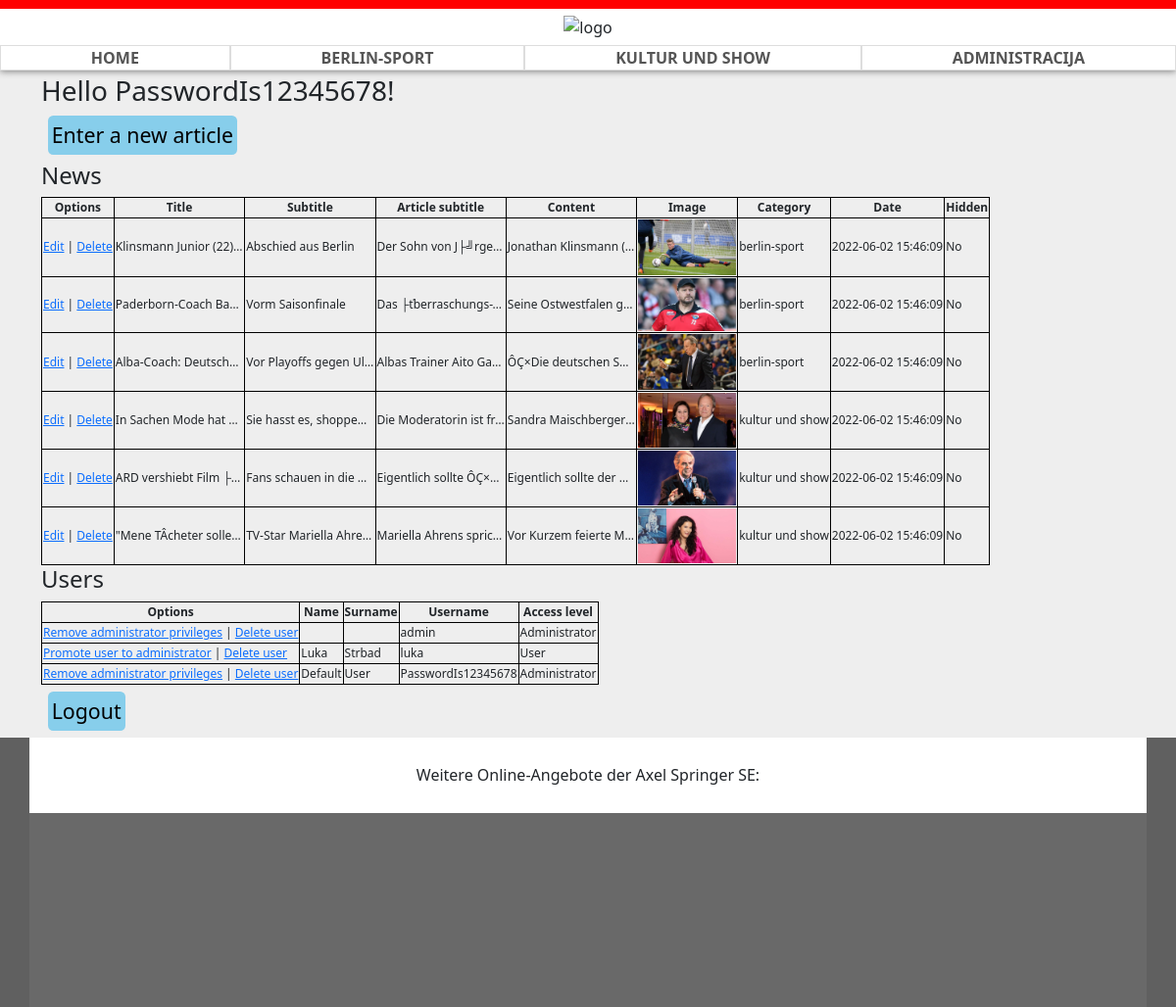
Screenshot of /administracija.php (signed in) with the database file from the repository.
### tables this page shows
CREATE TABLE `category` (
  `id` int(11) NOT NULL,
  `name` varchar(255) NOT NULL
);

CREATE TABLE `news` (
  `id` int(11) NOT NULL,
  `subtitle` varchar(255) NOT NULL,
  `title` varchar(255) NOT NULL,
  `content` mediumtext NOT NULL,
  `article_subtitle` text NOT NULL,
  `img` varchar(255) NOT NULL,
  `category_id` int(11) NOT NULL,
  `hidden` tinyint(1) NOT NULL,
  `creation_date` timestamp NOT NULL DEFAULT current_timestamp()
);

CREATE TABLE `users` (
  `id` int(11) NOT NULL,
  `name` varchar(255) NOT NULL,
  `surname` varchar(255) NOT NULL,
  `username` varchar(255) NOT NULL,
  `password` varchar(255) NOT NULL,
  `access_level` int(11) NOT NULL DEFAULT 1
);

### administracija.php (the view, shortened to what this page needs)
<!DOCTYPE html>
<html lang="de">
<head>
    <link href="https://cdn.jsdelivr.net/npm/bootstrap@5.2.0-beta1/dist/css/bootstrap.min.css" rel="stylesheet">
    <link rel="stylesheet" href="style/shared.css">
    <link rel="stylesheet" href="style/administracija.css">
</head>
<body>
    <?php
    include_once "header.php";
    ?>
    <div class="container">
        <?php
        if (isset($_SESSION["username"]) && isset($_SESSION["access_level"])) {
            if ($_SESSION["access_level"] == 1) {
                echo "<h3>Hello " . $_SESSION["username"] . "! You're not an administrator</h3>";
            } else if ($_SESSION["access_level"] == 0) {
                echo "<h3>Hello " . $_SESSION["username"] . "!</h3>";
                echo '<a href="unos.php" class="button">Enter a new article</a>';
                $query = "SELECT news.*, category.name AS categoryName FROM news INNER JOIN category ON news.category_id = category.id;";
                $result = $dbc->query($query);
                echo "<h4>News</h4>";
                echo "<table id='news'>";
                echo "<tr>";
                echo "<th>Options</th>";
                echo "<th>Title</th>";
                echo "<th>Subtitle</th>";
                echo "<th>Article subtitle</th>";
                echo "<th>Content</th>";
                echo "<th>Image</th>";
                echo "<th>Category</th>";
                echo "<th>Date</th>";
                echo "<th>Hidden</th>";
                echo "</tr>";
                while ($row = $result->fetch_assoc()) {
                    echo "<tr>";
                    echo "<td><a href='unos.php?id=" . $row["id"] . "'>Edit</a> | <a href='' onclick='deleteArticle(" . $row["id"] . ")'>Delete</a></td>";
                    echo "<td>" . $row["title"] . "</td>";
                    echo "<td>" . $row["subtitle"] . "</td>";
                    echo "<td>" . $row["article_subtitle"] . "</td>";
                    echo "<td>" . $row["content"] . "</td>";
                    echo "<td><img src='img/" . $row["img"] . "' alt='" . $row["title"] . "'></td>";
                    echo "<td>" . $row["categoryName"] . "</td>";
                    echo "<td>" . $row["creation_date"] . "</td>";
                    echo "<td>" . ($row["hidden"] ? "Yes" : "No") . "</td>";
                    echo "</tr>";
                }
                echo "</table>";
                echo "<h4>Users</h4>";
                echo "<table id='users'>";
                echo "<tr>";
                echo "<th>Options</th>";
                echo "<th>Name</th>";
                echo "<th>Surname</th>";
                echo "<th>Username</th>";
                echo "<th>Access level</th>";
                echo "</tr>";
                $query = "SELECT * FROM users;";
                $result = $dbc->query($query);
                while ($row = $result->fetch_assoc()) {
                    echo "<tr>";
                    $question = $row["access_level"] == 0 ? "Remove administrator privileges" : "Promote user to administrator";
                    echo "<td><a href='' onclick='changeLevel(" . $row["id"] . ")'>$question</a> | <a href='' onclick='deleteUser(" . $row["id"] . ")'>Delete user</a></td>";
                    echo "<td>" . $row["name"] . "</td>";
                    echo "<td>" . $row["surname"] . "</td>";
                    echo "<td>" . $row["username"] . "</td>";
                    echo "<td>" . ($row["access_level"] == 0 ? "Administrator" : "User") . "</td>";
                    echo "</tr>";
                }
                echo "</table>";
            }
            echo '<a href="logout.php" class="button">Logout</a>';
        } else {
            echo "<h3>You're not supposed to be here!</h3>";
        }
        ?>
    </div>
</body>
</html>

### header.php (shortened to what this page needs)
<header id="header">
    <div id="logo">
        <img src="img/logo.png" alt="logo">
    </div>
    <nav id="nav">
        <ul>
            <li><a href="index.php">Home</a></li>
            <?php
            $query = "SELECT * FROM category;";
            $result = $dbc->query($query);
            while ($cateogry = $result->fetch_assoc()) {
                echo '<li><a href="index.php?category=' . $cateogry['id'] . '">' . $cateogry['name'] . '</a></li>';
            }
            ?>
            <li><a href="login.php">Administracija</a></li>
        </ul>
    </nav>
</header>

### style/shared.css (style rules this page uses)
body { background-color: #eeeeee; }
#header { background-color: white; border-top: 7pt solid red; box-shadow: 0 1pt 5pt grey; margin-bottom: 3pt; }
#footer { background-color: #606060; }
#footer .rect { background-color: #696969; }
#footer .text { background-color: white; padding: 20pt; text-align: center; margin-top: 5pt; }
#logo { text-align: center; }
#logo>img { height: 20pt; margin: 5pt; }
#nav ul { list-style-type: none; margin: 0; padding: 0; width: 100%; display: flex; flex-direction: row; justify-content: space-around; }
#nav li { display: inline-block; text-align: center; border: 0.5pt solid #ddd; flex-grow: 1; }
#nav a { display: inline-block; color: #555; text-decoration: none; text-transform: uppercase; font-weight: 600; width: 100%; }
.button { all: unset; display: table; padding: 3pt; margin: 5pt; font-size: 16pt; text-decoration: none; background-color: skyblue; border-radius: 4pt; color: black; cursor: pointer; }

### style/administracija.css (style rules this page uses)
table { display: block; overflow-x: auto; white-space: nowrap; font-size: 12px; }
table th, td { border: 1px solid black; border-collapse: collapse; }
table th { text-align: center; }
table img { width: 100px; }
table td { white-space: nowrap; max-height: 100pt; max-width: 100pt; overflow: hidden; text-overflow: ellipsis; }
#users td { max-width: unset; }

### rows the page displays
category: name "BERLIN-SPORT"
category: name "KULTUR UND SHOW"
news: title "Klinsmann Junior (22)…", subtitle "Abschied aus Berlin", article_subtitle "Der Sohn von J├╝rge…", content "Jonathan Klinsmann (…", img (picture), category.name "berlin-sport", creation_date "2022-06-02 15:46:09", hidden "No"
news: title "Paderborn-Coach Ba…", subtitle "Vorm Saisonfinale", article_subtitle "Das ├ťberraschungs-…", content "Seine Ostwestfalen g…", img (picture), category.name "berlin-sport", creation_date "2022-06-02 15:46:09", hidden "No"
news: title "Alba-Coach: Deutsch…", subtitle "Vor Playoffs gegen Ul…", article_subtitle "Albas Trainer Aito Ga…", content "ÔÇ×Die deutschen S…", img (picture), category.name "berlin-sport", creation_date "2022-06-02 15:46:09", hidden "No"
news: title "In Sachen Mode hat…", subtitle "Sie hasst es, shoppen…", article_subtitle "Die Moderatorin ist fr…", content "Sandra Maischberger…", img (picture), category.name "kultur und show", creation_date "2022-06-02 15:46:09", hidden "No"
news: title "ARD vershiebt Film ├…", subtitle "Fans schauen in die…", article_subtitle "Eigentlich sollte ÔÇ×…", content "Eigentlich sollte der…", img (picture), category.name "kultur und show", creation_date "2022-06-02 15:46:09", hidden "No"
news: title "\"Mene TÂcheter solle…", subtitle "TV-Star Mariella Ahre…", article_subtitle "Mariella Ahrens spric…", content "Vor Kurzem feierte M…", img (picture), category.name "kultur und show", creation_date "2022-06-02 15:46:09", hidden "No"
users: access_level "Remove administrator privileges", username "admin", shows "Administrator"
users: access_level "Promote user to administrator", name "Luka", surname "Strbad", username "luka", shows "User"
users: access_level "Remove administrator privileges", name "Default", surname "User", username "PasswordIs12345678", shows "Administrator"

### other values shown
$_SESSION["username"] "PasswordIs12345678"
